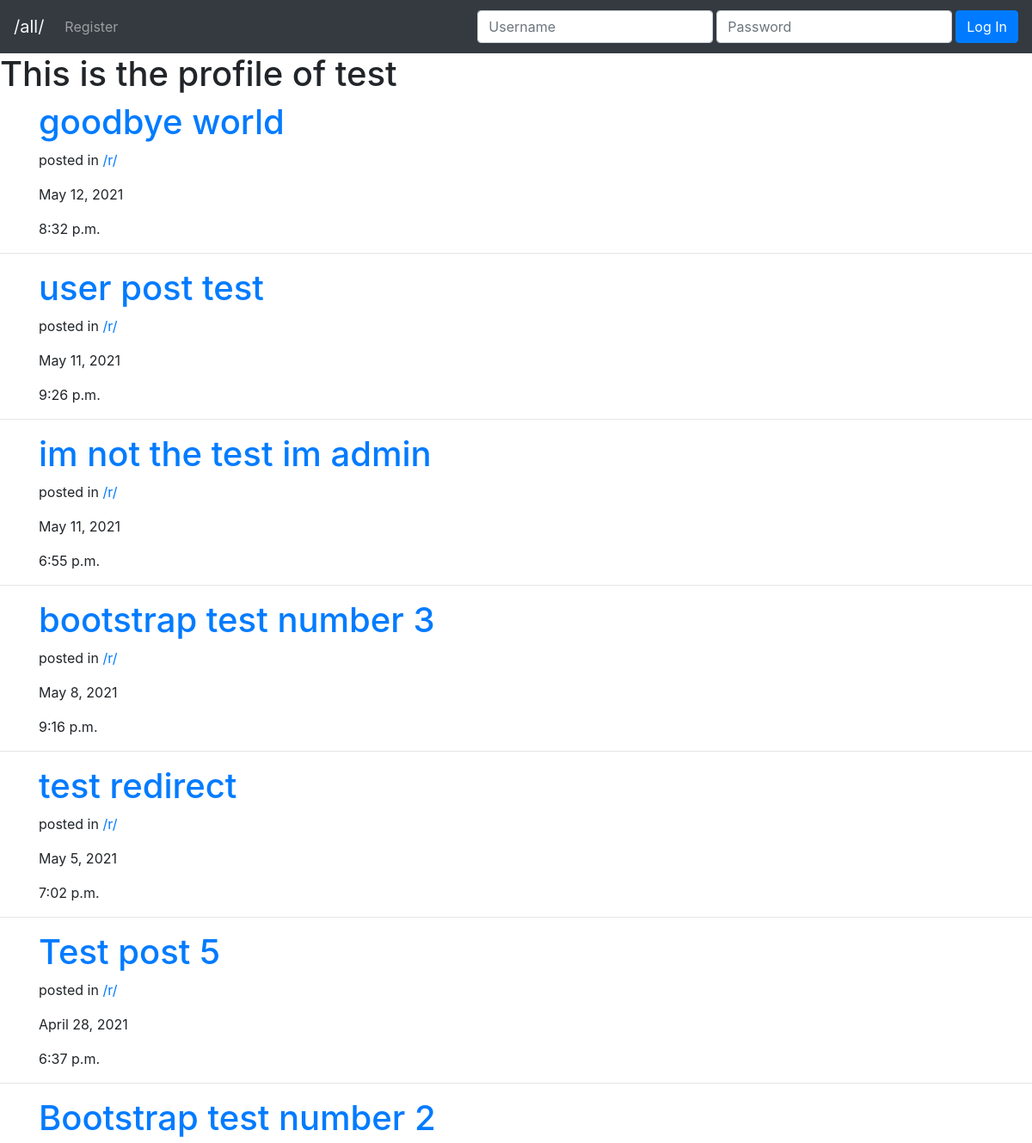
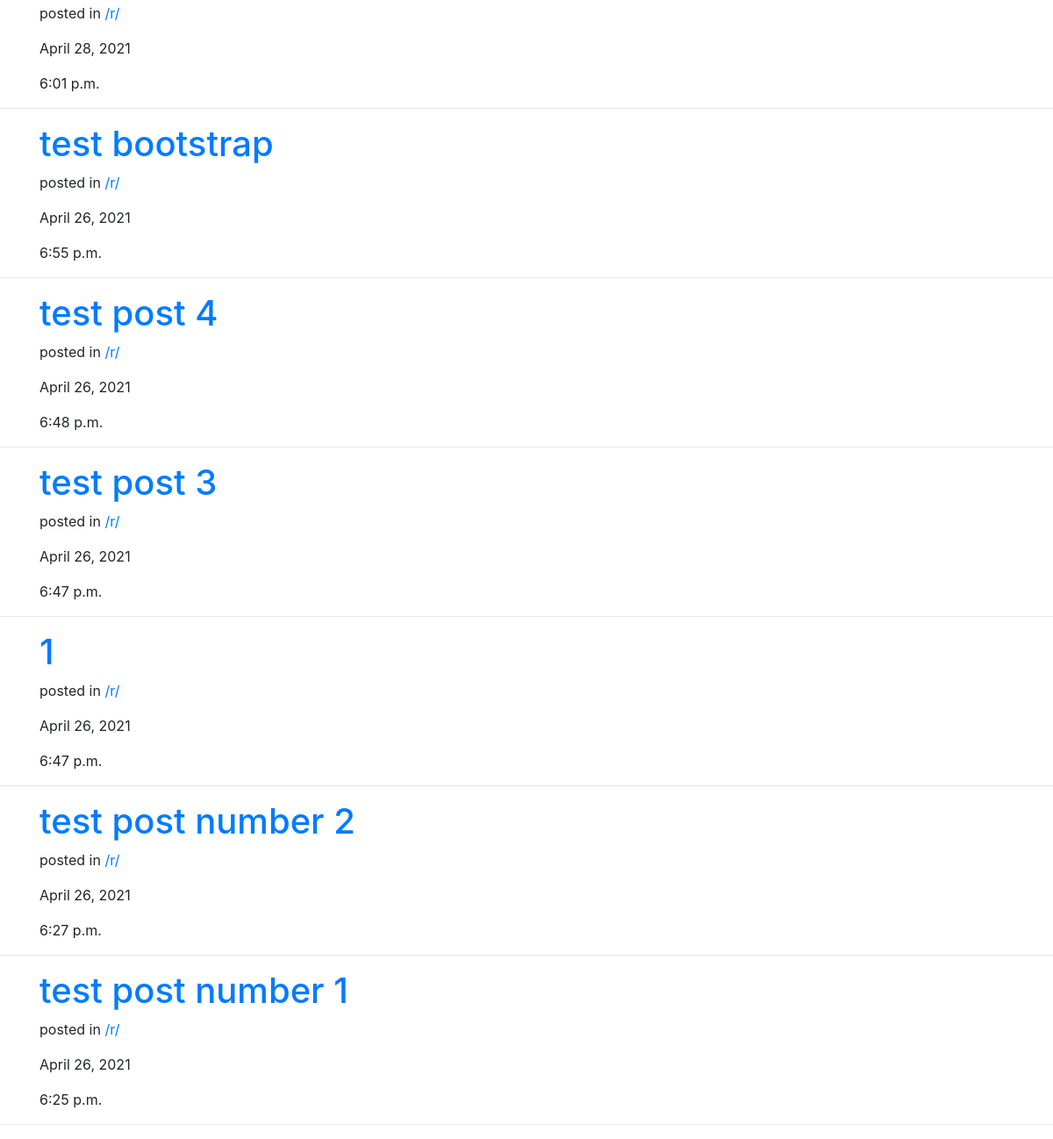
The app's page /profile/2/ with its own data (2 pictures, top to bottom).
### post/models.py (models this page shows, shortened)
class Post(models.Model):
    id = models.BigAutoField(primary_key=True)
    userPosted = models.ForeignKey(User, on_delete=models.CASCADE,null=True, blank=True)
    thread = models.ForeignKey(Thread, on_delete=models.CASCADE,null=True, blank=True)
    title = models.CharField(max_length=30)
    content = models.CharField(max_length=2000)
    pub_date = models.DateTimeField('date published')

class Thread(models.Model):
    title = models.TextField(max_length=3)

### post/views.py (the view, shortened to what this page needs)
# urls.py: path('profile/<int:user_id>/', views.Profile.as_view(), name='profile')
class Profile(View):
    def get(self, request, user_id):
        user = get_object_or_404(User, pk=user_id)
        post = Post.objects.filter(userPosted=user).order_by('-pub_date')
        is_self = user == request.user
        context = {'post_objects': post, 'is_self':is_self, 'profile_owner':user}
        return render(request, 'post/profile.html', context)

### post/templates/post/profile.html (shortened to what this page needs)
<!DOCTYPE html>
<html lang="en">
<head>
    <link rel="stylesheet" href="https://maxcdn.bootstrapcdn.com/bootstrap/4.0.0/css/bootstrap.min.css"
 />
</head>
<body>
    <nav class="navbar navbar-expand-lg navbar-dark bg-dark">
        <a class="navbar-brand text-light" href="/all/">/all/</a>
        {% if user.is_authenticated %}
        <div class="collapse navbar-collapse" id="navbarText">
            <ul class="navbar-nav mr-auto">
                <li class="nav-item">
                    <a class="nav-link" href="/new/">Create Post</a>
                </li>
                <li class="nav-item">
                    <a class="nav-link" href="/new/thread">Create Thread</a>
                </li>
            </ul>
            {% if is_self %}
            <span class="navbar-text mr-3">
                Welcome, {{user}}!
            </span>
            {% else %}
            <span class="navbar-text mr-3">
                Welcome, <a href="/profile/{{user.id}}">{{user}}</a>!
            </span>
            {% endif %}
            <form class="form-inline" action="" method="POST">
                {% csrf_token %}
                <input type="hidden" name="logout" value="logout"></input>
                <button type="submit" class="btn btn-danger">Logout</button>
            </form>
        </div>
        {% else %}
        <div class="collapse navbar-collapse" id="navbarText">
            <ul class="navbar-nav mr-auto">
                <li class="nav-item">
                    <a class="nav-link" href="/register/">Register</a>
                </li>
            </ul>
            <form class="form-inline ml-auto" action="" method="POST">
                <input type="text" class="form-control mr-1 my-1" name="username" id="username" placeholder="Username" required />
                <input type="password" class="form-control mr-1 my-1" name="password" id="password" placeholder="Password" required />
                <button class="btn btn-primary my-2 my-sm-0" type="submit">
                    Log In
                </button>
            </form>
        </div>
        {% endif %}
    </nav>
    {% if is_self %}
    <h1>Welcome home, {{user}}!</h1>
    {% for post in post_objects %}
    <div class="container">
        <h1><a href="/posts/{{post.id}}">{{post.title}}</a></h1>
        <p>posted in <a href="/threads/{{post.thread.id}}">/{{post.thread.title}}/</a></p>
        <p>{{post.pub_date.date}}</p>
        <p>{{post.pub_date.time}}</p>
        <a href="/posts/{{post.id}}/delete">delete</a>
    </div>
    <hr />
    {% endfor %}
    {% else %}
    <h1>This is the profile of {{profile_owner}}</h1>
    {% for post in post_objects %}
    <div class="container">
        <h1><a href="/posts/{{post.id}}">{{post.title}}</a></h1>
        <p>posted in <a href="/threads/{{post.thread.id}}">/{{post.thread.title}}/</a></p>
        <p>{{post.pub_date.date}}</p>
        <p>{{post.pub_date.time}}</p>
    </div>
    <hr />
    {% endfor %}
    {% endif %}
</body>
</html>

### records on screen
Post: title "goodbye world", thread "r", pub_date "May 12, 2021", pub_date.time "8:32 p.m."
Post: title "user post test", thread "r", pub_date "May 11, 2021", pub_date.time "9:26 p.m."
Post: title "im not the test im admin", thread "r", pub_date "May 11, 2021", pub_date.time "6:55 p.m."
Post: title "bootstrap test number 3", thread "r", pub_date "May 8, 2021", pub_date.time "9:16 p.m."
Post: title "test redirect", thread "r", pub_date "May 5, 2021", pub_date.time "7:02 p.m."
Post: title "Test post 5", thread "r", pub_date "April 28, 2021", pub_date.time "6:37 p.m."
Post: title "Bootstrap test number 2", thread "r", pub_date "April 28, 2021", pub_date.time "6:01 p.m."
Post: title "test bootstrap", thread "r", pub_date "April 26, 2021", pub_date.time "6:55 p.m."
Post: title "test post 4", thread "r", pub_date "April 26, 2021", pub_date.time "6:48 p.m."
Post: title "test post 3", thread "r", pub_date "April 26, 2021", pub_date.time "6:47 p.m."
Post: title "1", thread "r", pub_date "April 26, 2021", pub_date.time "6:47 p.m."
Post: title "test post number 2", thread "r", pub_date "April 26, 2021", pub_date.time "6:27 p.m."
Post: title "test post number 1", thread "r", pub_date "April 26, 2021", pub_date.time "6:25 p.m."

### other values on screen
{{ profile_owner }} "test"
